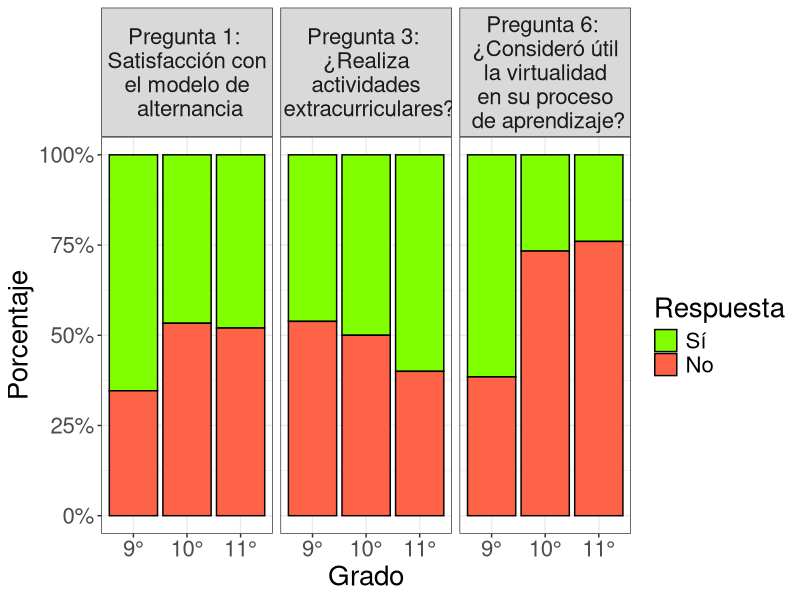
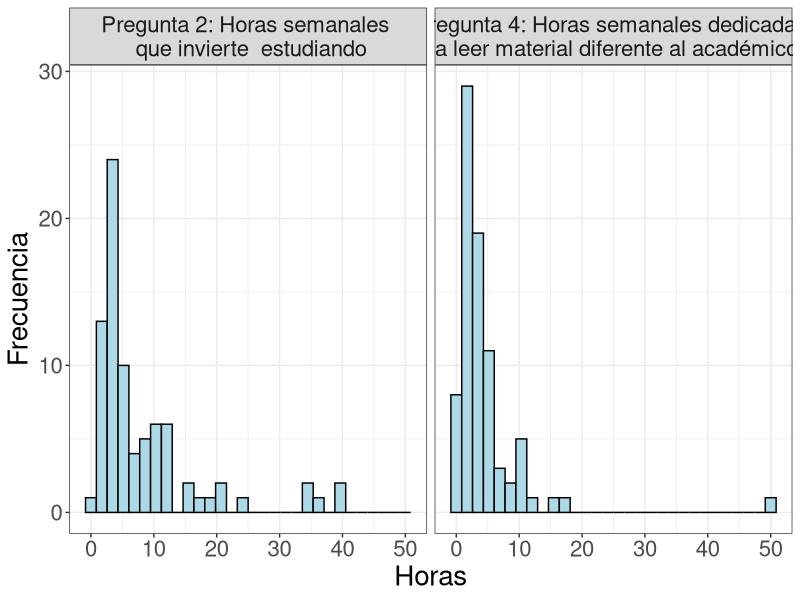

Write the R code that produced these figures, in order. (Note: this script raises an error after producing the figures.)
## ---- chunk 1
knitr::opts_chunk$set(echo = FALSE)
library(kableExtra)
library(knitr)
library(tidyverse)
## ---- chunk 2
datoscomp <- read.csv("FixedFullDataBase.csv") #leyendo datos para EDAED

datoscomp2 <- datoscomp %>%
  mutate(Pregunta_1 = if_else(Pregunta_1 == "Satisfecho", 1, 0),
         Pregunta_3 = if_else(Pregunta_3 == "Si", 1, 0),
         Pregunta_6 = if_else(Pregunta_6 == "Si", 1, 0))

pro1 <- "Pregunta 1: \n Satisfacción con \n el modelo de \n alternancia"
pro3 <- "Pregunta 3: \n ¿Realiza \n actividades \n extracurriculares?"
pro6 <- "Pregunta 6: \n ¿Consideró útil \n la virtualidad \n en su proceso \n de aprendizaje?"
pre2 <- "Pregunta 2: Horas semanales \n que invierte  estudiando"
pre4 <- "Pregunta 4: Horas semanales dedicadas \n a leer material diferente al académico"

# Base de datos para graficar preguntas dicotómicas
bd_desc_pro <- datoscomp2[c("Grado", "Pregunta_1", "Pregunta_3", "Pregunta_6")] %>%
                pivot_longer(cols = c("Pregunta_1", "Pregunta_3", "Pregunta_6"), 
                             names_to = "Pregunta",
                             values_to = "Respuesta") %>%
                mutate(Grado = fct_relevel(Grado, "Noveno", "Decimo", "Undecimo"),
                      Respuesta = case_when(Respuesta == 1 ~ "Sí",
                                            Respuesta == 0 ~ "No",
                                            TRUE ~ as.character(Respuesta)),
                      Respuesta = fct_relevel(Respuesta, "Sí", "No"),
                      Pregunta = case_when(Pregunta == "Pregunta_1" ~ pro1,
                                           Pregunta == "Pregunta_3" ~ pro3,
                                           Pregunta == "Pregunta_6" ~ pro6,
                                           TRUE ~ Pregunta))

# Base de datos preguntas politómicas
bd_desc_2 <-  datoscomp2[c("Grado", "Pregunta_2", "Pregunta_4")] %>%
                pivot_longer(cols = c("Pregunta_2", "Pregunta_4"), 
                             names_to = "Pregunta",
                             values_to = "Respuesta") %>%
              mutate(Grado = fct_relevel(Grado, "Noveno", "Decimo", "Undecimo"),
                     Pregunta = case_when(Pregunta == "Pregunta_2" ~ pre2,
                                           Pregunta == "Pregunta_4" ~ pre4,
                                           TRUE ~ Pregunta))
## ---- chunk 3
ggplot(bd_desc_pro, aes(Grado, fill = Respuesta)) +
  theme_bw() +
  theme(plot.title = element_text(hjust = 0.5),
        text = element_text(size=20)) +
  geom_bar(position = "fill",
           color="black") +
  scale_y_continuous(labels = scales::percent) +
  scale_fill_manual(values=c('#7fff00','#ff6347')) +
  labs(y = "Porcentaje",
       x = "Grado") +
  scale_x_discrete(labels = c("9°", "10°", "11°")) +
  facet_wrap(~Pregunta, ncol = 3) 
## ---- chunk 4
ggplot(bd_desc_2, aes(x = Respuesta)) +
  theme_bw() +
  theme(plot.title = element_text(hjust = 0.5),
        strip.text.y = element_text(size = 8, angle = 90),
        text = element_text(size=20)) +
  geom_histogram(color="black", fill="lightblue") +
  facet_grid(~Pregunta) +
  labs(y = "Frecuencia",
       x = "Horas")
  
## ---- chunk 5
pilotsampledf <- data.frame(N = 6, D = 7, O = 7) #ns para la muestra piloto
rownames(pilotsampledf) <- "Número de individuos"
pilotsampledf %>%
             kable(row.names = T, col.names = c("Noveno", "Décimo", "Undécimo"),
                   align = "c", longtable = T, booktab = T)
## ---- chunk 6
surveypilot <- read.csv("DatosMuestraPiloto.csv")[,-c(1,2)] #data taken from survey
cols.questions <- paste(rep("Pregunta", 5), c(1, 2, 3, 4, 6))
set.seed(11)
toshowsurvey <- sample(1:20, 7) 
surveypilot[toshowsurvey, -c(1,6)] %>%
  kable(col.names = cols.questions,
        align = "c",
        row.names = F,
        booktab = T
        )
## ---- chunk 7
variancespilot <- read.csv("PilotSampleVariances.csv")
rownames(variancespilot) <- (grades <- c("Noveno", "Décimo", "Undécimo"))
kable(variancespilot, col.names = cols.questions, row.names = T,
      align = "c", longtable = T, format = "latex", booktab = T) %>%
  kable_styling(full_width = T)
        
## ---- chunk 8
samplesizes <- read.csv("EstimatedSampleSizes.csv")
rownames(samplesizes) <- "Tamaños de muestra estimados"

samplesizes %>%
  kable(col.names = cols.questions, row.names = T,
        align = "c", longtable = T, format = "latex", booktab = T) %>%
  kable_styling(position = "center", full_width = T) %>%
  column_spec(1, width = "2cm") %>%
  row_spec(1, align = "c")
## ---- chunk 9
#data frame listo para hacer el plot
results <- read.csv("ResultsReadyToPlot.csv", header = T, encoding = "UTF-8")
## ---- chunk 10
# Lectura BD
bd <- results

# Arreglo
level1 <- "Proporción de \n estudiantes \n satisfechos con \n el modelo de \n alternacia"
level2 <- "Promedio de \n horas semanales \n que invierte \n estudiando"
level3 <- "Proporción de \n estudiantes \n que realizan \n actividades \n extracurriculares"
level4 <- "Promedio de \n horas semanales \n dedicadas a leer \n material diferente al \n académico"
level6 <- "Proporción de \n estudiantes que \n consideró útil la \n virtualidad en su \n proceso de aprendizaje"


bd <- bd %>% mutate(grupo = fct_relevel(grupo, 
                          "Noveno", "Décimo", "Undécimo", "Global"),
                    parametro = case_when(parametro == "P_1" ~ level1,
                                          parametro == "mu_2" ~ level2,
                                          parametro == "P_3" ~ level3,
                                          parametro == "mu_4" ~  level4,
                                          parametro == "P_6" ~ level6,
                                          TRUE ~  parametro),
                    parametro = fct_relevel(parametro,
                                            level1, level2, level3, level4, level6 ))

ggplot(bd, aes(x = 1, y = est)) +
  theme_bw() +
  theme(plot.title = element_text(hjust = 0.5),
        strip.text.y = element_text(size = 14, angle = 0),
        text = element_text(size=20)) +
  geom_errorbar(aes(ymin = LI, ymax = LS), width = 0.6, colour = "black", size = 1) +
  geom_point(size = 2, colour = "red") +
  facet_grid(parametro ~ grupo, scales = "free") +
  guides(x = "none") +
  scale_x_continuous(limits = c(0, 2), breaks = NULL) +
  labs(y = "Estimación e intervalo de confianza al 95%", x = "Grupo")


## ---- chunk 11

bd_wider <- pivot_wider(bd, names_from = "grupo", values_from = c(est, B, LI, LS)) %>%
             select(parametro,
                    est_Noveno, LI_Noveno, LS_Noveno,
                    est_Décimo, LI_Décimo, LS_Décimo,
                    est_Undécimo, LI_Undécimo, LS_Undécimo,
                    est_Global,  LI_Global, LS_Global
                    )

bd_wider[,2:13] <- round(bd_wider[,2:13], 2)

kable(bd_wider[,1:13],  
      booktabs = T,
      col.names = c("Parámetro",
                    "Est.",
                    "LI",
                    "LS",
                    "Est.",
                    "LI",
                    "LS",
                    "Est.",
                    "LI",
                    "LS",
                    "Est.",
                    "LI",
                    "LS"
                    ),
      align=rep('c', 13), longtable = T) %>%
column_spec(1, width = "2.3cm") %>%
column_spec(2, width = "0.3cm") %>%
column_spec(3, width = "0.3cm") %>%
column_spec(4, width = "0.3cm") %>%
column_spec(5, width = "0.3cm") %>%
column_spec(6, width = "0.3cm") %>%
column_spec(7, width = "0.3cm") %>%
column_spec(8, width = "0.3cm") %>%
column_spec(9, width = "0.3cm") %>%
column_spec(10, width = "0.3cm") %>%
column_spec(11, width = "0.3cm") %>%
column_spec(12, width = "0.3cm") %>%
column_spec(13, width = "0.3cm") %>%
add_header_above(c(" "=1, "Noveno" = 3, "Décimo" = 3, "Undécimo" = 3, "Global" = 3))  %>%
kable_styling(latex_options = c("striped", "hold_position"), font_size = 7)
